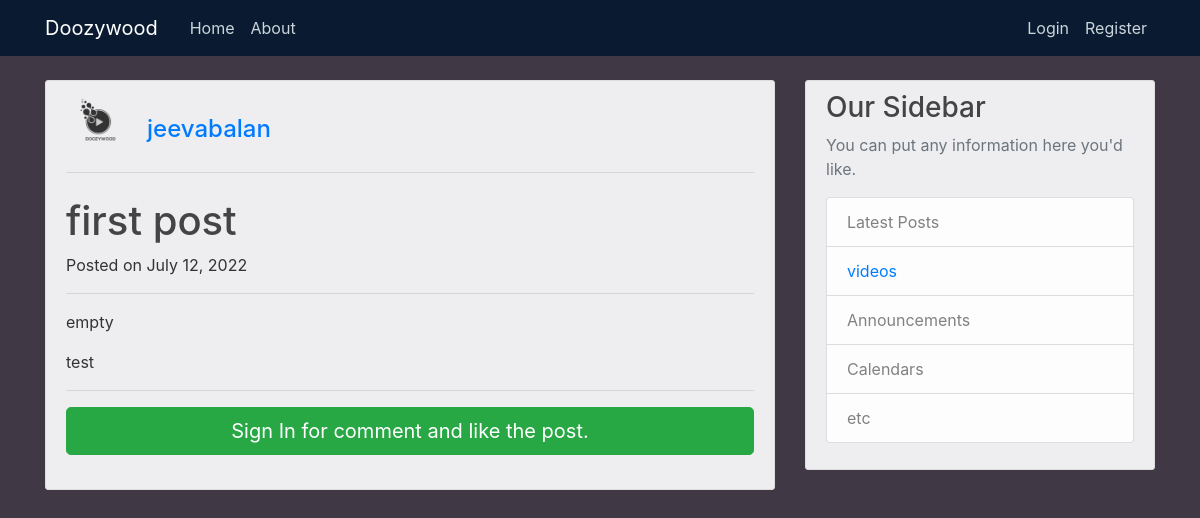
The app's page /post/2/ with its own data.
### post/models.py (models this page shows, shortened)
class Post(models.Model):
    author = models.ForeignKey(
        settings.AUTH_USER_MODEL, on_delete=models.CASCADE)
    select = models.CharField(max_length=100, choices=POST_CHOICES, default='tweet')
    link = models.CharField(max_length=200,default='empty')
    video = EmbedVideoField()
    title = models.CharField(max_length=100)
    content = models.TextField()
    liked = models.ManyToManyField(
        settings.AUTH_USER_MODEL, blank=True, related_name='liked')
    date_posted = models.DateTimeField(default=timezone.now)
    objects = PostManager()
    class Meta:
        ordering = ('-date_posted', )

### users/models.py (models this page shows, shortened)
class Profile(models.Model):
    user = models.OneToOneField(User, on_delete=models.CASCADE)
    image = models.ImageField(default='default.jpg', upload_to='profile_pics')

### post/views.py (the view)
# urls.py: path('post/<int:pk>/', PostDetailView.as_view(), name='post_detail'),
class PostDetailView(DetailView):
    model = Post
    template_name = 'post_detail.html'

### post/templates/post_detail.html (shortened to what this page needs)
{% extends "base.html" %}
{% load embed_video_tags %}
{% load crispy_forms_tags %}
{% block content %}
<div class="content-section">
    <div class="media">
        <img class="d-flex mr-3 rounded-circle article-img" src="{{ object.author.profile.image.url }}" alt="">
        <div class="media-body">
            <br>
            <h4 class="mt-0"><a href="{% url 'user_posts' object.author.username %}">{{ object.author }}</a></h4>
        </div>
    </div>
    <hr>
    <div>
        <h1 class="mt-4">{{object.title}}</h1>
        <p>
            Posted on {{ object.date_posted|date:"F d, Y" }}
        </p>
    </div>
    <hr>
    <p class="lead">{{ object.link|safe|linebreaks }}</p>
    <p class="lead">{{ object.content|safe|linebreaks }}</p>
    <hr>
    {% if user.is_authenticated %}
    <div class="card my-4">
        <h5 class="card-header">Leave a Comment:</h5>
        <div class="card-body">
            <form method="POST" action="{% url 'add_comment' object.id %}">
                {% csrf_token %}
                <div class="form-group">
                    <textarea class="form-control" name="text" rows="3" required></textarea>
                    <input type="hidden" name="user_id" value="{{user.id}}">
                </div>
                <button class="btn btn-primary" type="submit">Comment</button>
            </form>
        </div>
    </div>
    {% else %}
    <a href="{% url 'login' %}" class="btn btn-success btn-lg btn-block mb-4">
        Sign In for comment and like the post.
    </a>
    {% endif %}
</div>
{% endblock content %}

### doozy/static/css/main.css (style rules this page uses)
body { background: #403844; color: #333333; margin-top: 5rem; }
h1, h2, h3, h4, h5, h6 { color: #444444; }
.content-section { background: #eeeef0; padding: 10px 20px; border: 1px solid #dddddd; border-radius: 3px; margin-bottom: 20px; }
.article-img { height: 65px; width: 65px; margin-right: 16px; }

### records on screen
Post: author.profile.image (picture), author "jeevabalan", title "first post", date_posted "July 12, 2022", link "empty", content "test"
